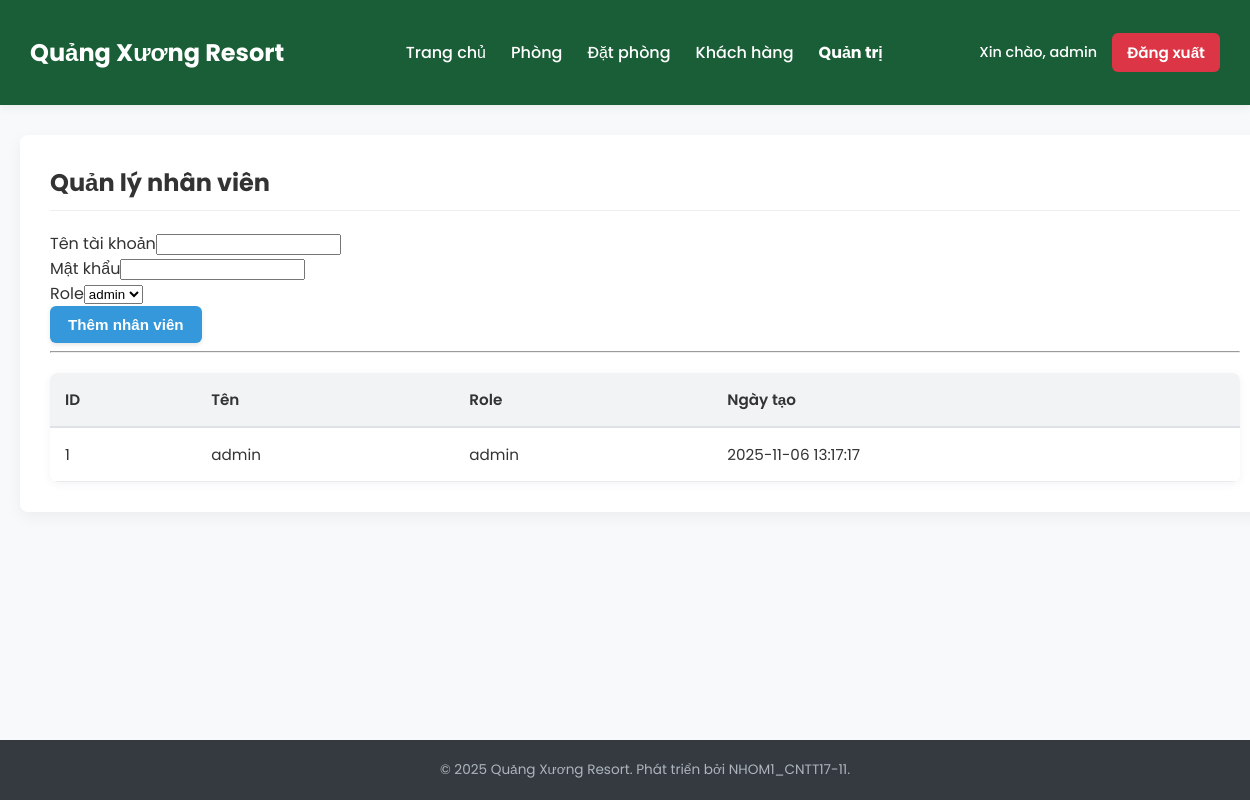
The app's page /admin/staff.php (signed in) with its own data.
### tables this page shows
CREATE TABLE staff (
  id INT AUTO_INCREMENT PRIMARY KEY,
  username VARCHAR(100) NOT NULL UNIQUE,
  password VARCHAR(255) NOT NULL,
  role ENUM('admin','staff') DEFAULT 'staff',
  created_at TIMESTAMP DEFAULT CURRENT_TIMESTAMP
);

### admin/staff.php (the view, shortened to what this page needs)
<?php
require_once __DIR__ . '/../config.php';
$res=$mysqli->query('SELECT id,username,role,created_at FROM staff ORDER BY id DESC');
require_once __DIR__ . '/../includes/header.php';
?>
<section>
  <h2>Quản lý nhân viên</h2>
  <form method="post" action="staff.php">
    <div class="form-group"><label>Tên tài khoản</label><input name="username" required></div>
    <div class="form-group"><label>Mật khẩu</label><input name="password" required></div>
    <div class="form-group"><label>Role</label><select name="role"><option value="admin">admin</option><option value="staff">staff</option></select></div>
    <button class="btn" type="submit">Thêm nhân viên</button>
  </form>
  <hr>
  <table class="table">
    <thead><tr><th>ID</th><th>Tên</th><th>Role</th><th>Ngày tạo</th></tr></thead>
    <tbody>
    <?php while($r=$res->fetch_assoc()): ?>
      <tr><td><?=$r['id']?></td><td><?=htmlspecialchars($r['username'])?></td><td><?=htmlspecialchars($r['role'])?></td><td><?=htmlspecialchars($r['created_at'])?></td></tr>
    <?php endwhile; ?>
    </tbody>
  </table>
</section>
<?php require_once __DIR__ . '/../includes/footer.php'; ?>

### style.css (style rules this page uses)
:root { --color-primary: #1a5e37; --color-accent: #3498db; --color-bg-light: #f8f9fa; --color-shadow: rgba(0, 0, 0, 0.05); }
body { margin: 0; font-family: 'Poppins', sans-serif; color: #333; background-color: var(--color-bg-light); min-height: 100vh; display: flex; flex-direction: column; }
.btn { display: inline-block; background-color: var(--color-accent); color: white; text-decoration: none; border-radius: 6px; padding: 10px 18px; cursor: pointer; font-weight: 600; font-size: 0.95em; border: none; transition: background-color 0.3s, transform 0.1s, box-shadow 0.3s; box-shadow: 0 2px 4px rgba(0, 0, 0, 0.1); }
section { background: #fff; padding: 30px; border-radius: 8px; box-shadow: 0 5px 15px var(--color-shadow); margin-bottom: 30px; }
section h2, section h3 { font-family: 'Poppins', sans-serif; color: #333; border-bottom: 1px solid #eee; padding-bottom: 10px; margin-top: 0; }
.table { width: 100%; border-collapse: separate; border-spacing: 0; margin-top: 20px; font-size: 0.95em; overflow: hidden; border-radius: 8px; box-shadow: 0 2px 10px rgba(0, 0, 0, 0.05); }
.table thead th { background-color: #f1f3f5; color: #333; text-align: left; padding: 15px; font-weight: 600; border-bottom: 2px solid #dee2e6; }
.table tbody td { padding: 15px; border-bottom: 1px solid #e9ecef; vertical-align: middle; }

### records on screen
staff: id "1", username "admin", role "admin", created_at "2025-11-06 13:17:17"

### other values on screen
$_SESSION['user']['username'] "admin"
